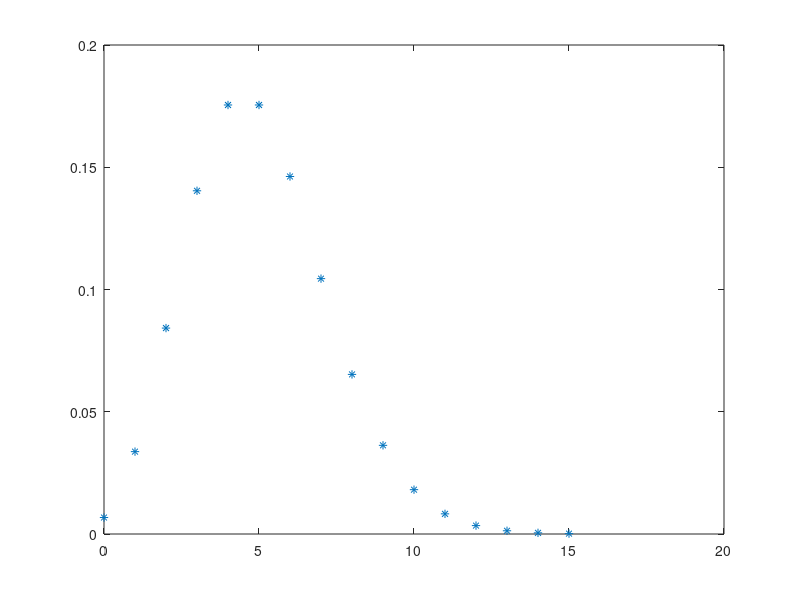

Source code (MATLAB):
%{
@author G. Mizael Mtz. Hdz.
@description Poisson 
@version 1.0.0
@date 2017-12-11
%}
name='G. Mizael Mtz. Hdz.'
string='Distribución Poisson';
fprintf('%s\n',string);
figure('name','Poisson');
title('Poisson');
x = 0:15;
y = poisspdf(x,5);
plot(x,y,'*')
m=mean(x)
s=std(x)
p1 = pdf('Poisson',-2:2,m)
